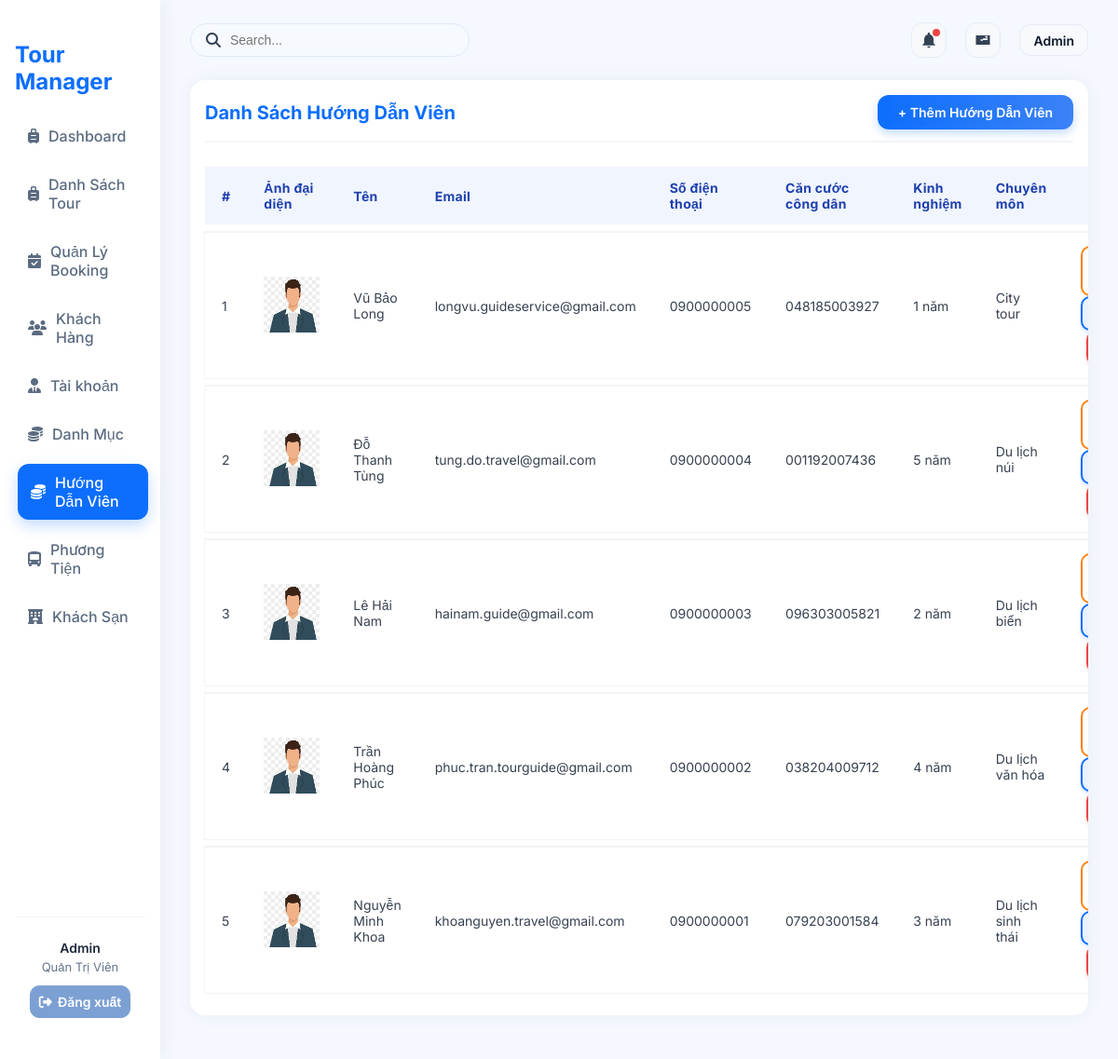
The app's page /?action=admin-listGuide (signed in) with its own data.
### tables this page shows
CREATE TABLE `guides` (
  `guide_id` int NOT NULL,
  `user_id` int DEFAULT NULL,
  `experience_years` int DEFAULT '0',
  `specialization` varchar(255) DEFAULT NULL,
  `avatar` varchar(255) DEFAULT NULL,
  `note` text,
  `cccd` varchar(20) DEFAULT NULL
);

CREATE TABLE `users` (
  `user_id` int NOT NULL,
  `username` varchar(50) NOT NULL,
  `password` varchar(255) NOT NULL,
  `role` enum('admin','guide') NOT NULL DEFAULT 'guide',
  `name` varchar(100) DEFAULT NULL,
  `email` varchar(100) DEFAULT NULL,
  `phone` varchar(20) DEFAULT NULL
);

### controllers/GuideController.php (called while the page is built, shortened)
<?php
class GuideController
{
    private $guideQuery;
    function __construct()
    {
        $this->guideQuery = new GuideQuery();
    }
    public function listGuide()
    {
        $guides = $this->guideQuery->getAllGuides();
        require './views/Guide/ListGuide.php';
    }
}
?>

### routes/index.php (called while the page is built)
<?php
$action = $_GET['action'] ?? '/';
match ($action) {
    '/' => (new AuthController)->home(),
    'admin' => require './views/admin.php',
    'login' => (new AuthController)->login(),
    'logout' => (new AuthController)->logout(),
    'admin-listTours' => require './views/admin.php',
    'admin-createTours' => require './views/admin.php',
    'admin-updateTours' => require './views/admin.php',
    'admin-listUsers' => require './views/admin.php',
    'admin-createUsers' => require './views/admin.php',
    'admin-updateUsers' => require './views/admin.php',
    'admin-listCategory' => require './views/admin.php',
    'admin-createCategory' => require './views/admin.php',
    'admin-updateCategory' => require './views/admin.php',
    'admin-listCustomer' => require './views/admin.php',
    'admin-createCustomer' => require './views/admin.php',
    'admin-updateCustomer' => require './views/admin.php',
    'admin-listDiscount' => require './views/admin.php',
    'admin-createDiscount' => require './views/admin.php',
    'admin-updateDiscount' => require './views/admin.php',
    'admin-listGuide' => require './views/admin.php',
    'admin-createGuide' => require './views/admin.php',
    'admin-updateGuide' => require './views/admin.php',
    'admin-listTourGuide' => require './views/admin.php',
    'admin-createTourGuide' => require './views/admin.php',
    'admin-updateTourGuide' => require './views/admin.php',
    'admin-listHotel' => require './views/admin.php',
    'admin-createHotel' => require './views/admin.php',
    'admin-updateHotel' => require './views/admin.php',
    'admin-listVehicles' => require './views/admin.php',
    'admin-createVehicles' => require './views/admin.php',
    'admin-updateVehicles' => require './views/admin.php',
    'admin-listReport' => require './views/admin.php',
    'admin-createReport' => require './views/admin.php',
    'admin-updateReport' => require './views/admin.php',
    default => require './views/admin.php',
};

### index.php (called while the page is built, shortened)
<?php
spl_autoload_register(function ($class) {
    $fileName = "$class.php";
    $fileModel              = PATH_MODEL . $fileName;
});
require_once './routes/index.php';

### models/BaseModel.php (called while the page is built, shortened)
<?php
class BaseModel
{
    public function __construct()
    {
        $dsn = sprintf('mysql:host=%s;port=%s;dbname=%s;charset=utf8', DB_HOST, DB_PORT, DB_NAME);
        try {
            $this->pdo = new PDO($dsn, DB_USERNAME, DB_PASSWORD, DB_OPTIONS);
        } catch (PDOException $e) {
            die("Kết nối cơ sở dữ liệu thất bại: {$e->getMessage()}. Vui lòng thử lại sau.");
        }
    }
}

### models/GuideQuery.php (called while the page is built, shortened)
<?php
class GuideQuery extends BaseModel
{
    public function getAllGuides()
    {
        $sql = "SELECT g.*, u.name, u.email, u.phone
            FROM guides g
            INNER JOIN users u ON g.user_id = u.user_id
            ORDER BY g.guide_id DESC";
        $stmt = $this->pdo->prepare($sql);
        $stmt->execute();
        return $stmt->fetchAll(PDO::FETCH_ASSOC);
    }
}

### views/Guide/ListGuide.php (the view)
<div class="table-container">
    <div class="table-header d-flex justify-content-between align-items-center mb-3">
        <h4 class="title">Danh Sách Hướng Dẫn Viên</h4>
        <a href="?action=admin-createGuide" class="btn btn-primary">
            + Thêm Hướng Dẫn Viên
        </a>
    </div>
    <table class="table">
        <thead>
            <tr>
                <th>#</th>
                <th>Ảnh đại diện</th>
                <th>Tên</th>
                <th>Email</th>
                <th>Số điện thoại</th>
                <th>Căn cước công dân</th>
                <th>Kinh nghiệm</th>
                <th>Chuyên môn</th>
                <th style="text-align: center;">Hành động</th>
            </tr>
        </thead>
        <tbody>
            <?php $stt = 1; foreach ($guides as $g): ?>
            <tr>
                <td><?= $stt++ ?></td>
                <td>
                    <?php if (!empty($g['avatar'])): ?>
                    <img src="<?= BASE_ASSETS_UPLOADS . $g['avatar'] ?>" width="60">
                    <?php endif; ?>
                </td>
                <td class="fw-semibold"><?= $g['name'] ?></td>
                <td><?= $g['email'] ?></td>
                <td><?= $g['phone'] ?></td>
                <td><?= $g['cccd'] ?></td>
                <td><?= $g['experience_years'] ?> năm</td>
                <td><?= $g['specialization'] ?></td>
                <td>
                    <a href="?action=admin-detailGuide&id=<?= $g['guide_id']; ?>"
                        class="btn btn-sm btn-info btn-outline-detail">Chi
                        tiết</a>
                    <a href="?action=admin-updateGuide&id=<?= $g['guide_id'] ?>"
                        class="btn btn-outline-success btn-sm">Sửa</a>
                    <a href="?action=admin-deleteGuide&id=<?= $g['guide_id'] ?>"
                        onclick="return confirm('Bạn chắc chắn muốn xoá?')"
                        class="btn btn-outline-danger btn-sm">Xóa</a>
                </td>
            </tr>
            <?php endforeach; ?>
        </tbody>
    </table>
</div>

### assets/css/admin.css (style rules this page uses)
* { box-sizing: border-box; }
body { font-family: "Inter", sans-serif; margin: 0; padding: 0; background: #f5f9ff; color: #334155; display: flex; height: 100vh; overflow: hidden; }

### assets/css/Guide/listGuide.css (style rules this page uses)
a { text-decoration: none; }
.table-container h4 { font-size: 20px; font-weight: 600; color: #111827; margin-bottom: 20px; }
.table { width: 100%; border-collapse: separate; border-spacing: 0 8px; font-family: "Inter", sans-serif; }
.table thead tr { background-color: #f1f5ff; color: #1e40af; font-weight: 600; text-align: left; }
.table thead th { padding: 14px 18px; font-size: 14px; letter-spacing: 0.3px; }
.table tbody tr { background-color: #ffffff; transition: all 0.2s ease; box-shadow: 0 0 0 1px #f3f4f6; }
.table tbody td { padding: 14px 18px; font-size: 14px; color: #374151; vertical-align: middle; border-top: 1px solid #f3f4f6; }
.btn { display: inline-flex; align-items: center; justify-content: center; font-size: 14px; padding: 10px 16px; border-radius: 12px; font-weight: 600; cursor: pointer; transition: all 0.2s ease; }
.btn-sm { font-size: 14px; padding: 8px 14px; border-radius: 10px; }
.btn-outline-success { border: 2px solid #0d6efd; color: #0d6efd; background: #eaf1ff; box-shadow: 0 2px 4px rgba(13, 110, 253, 0.2); }
.btn-outline-danger { border: 2px solid #ef4444; color: #ef4444; background: #fef2f2; box-shadow: 0 2px 4px rgba(239, 68, 68, 0.2); margin-left: 6px; }
.btn-outline-detail { margin-right: 5px; border: 2px solid #fd810d; color: #fd810d; }
.table-header { border-bottom: 2px solid #f1f5f9; padding-bottom: 10px; }
.table-header h4 { font-size: 20px; font-weight: 700; color: #0d6efd; margin: 0; }
.table-header .btn-primary { background: linear-gradient(90deg, #0d6efd, #3b82f6); border: none; color: #fff; font-weight: 600; padding: 10px 22px; border-radius: 10px; box-shadow: 0 4px 10px rgba(13, 110, 253, 0.25); transition: 0.25s; }
.table-header { display: flex; justify-content: space-between; align-items: center; padding-bottom: 12px; margin-bottom: 18px; border-bottom: 2px solid #f1f5f9; }
.table-header .btn-primary { background: linear-gradient(90deg, #0d6efd, #3b82f6); border: none; color: #fff; font-weight: 600; padding: 10px 22px; border-radius: 12px; box-shadow: 0 4px 10px rgba(13, 110, 253, 0.25); transition: 0.25s ease; }

### records on screen
guides: avatar (picture), user.name "Vũ Bảo Long", user.email "longvu.guideservice@gmail.com", user.phone "0900000005", cccd "048185003927", experience_years "1", specialization "City tour"
guides: avatar (picture), user.name "Đỗ Thanh Tùng", user.email "tung.do.travel@gmail.com", user.phone "0900000004", cccd "001192007436", experience_years "5", specialization "Du lịch núi"
guides: avatar (picture), user.name "Lê Hải Nam", user.email "hainam.guide@gmail.com", user.phone "0900000003", cccd "096303005821", experience_years "2", specialization "Du lịch biển"
guides: avatar (picture), user.name "Trần Hoàng Phúc", user.email "phuc.tran.tourguide@gmail.com", user.phone "0900000002", cccd "038204009712", experience_years "4", specialization "Du lịch văn hóa"
guides: avatar (picture), user.name "Nguyễn Minh Khoa", user.email "khoanguyen.travel@gmail.com", user.phone "0900000001", cccd "079203001584", experience_years "3", specialization "Du lịch sinh thái"

### other values on screen
$user['name'] "Admin"
